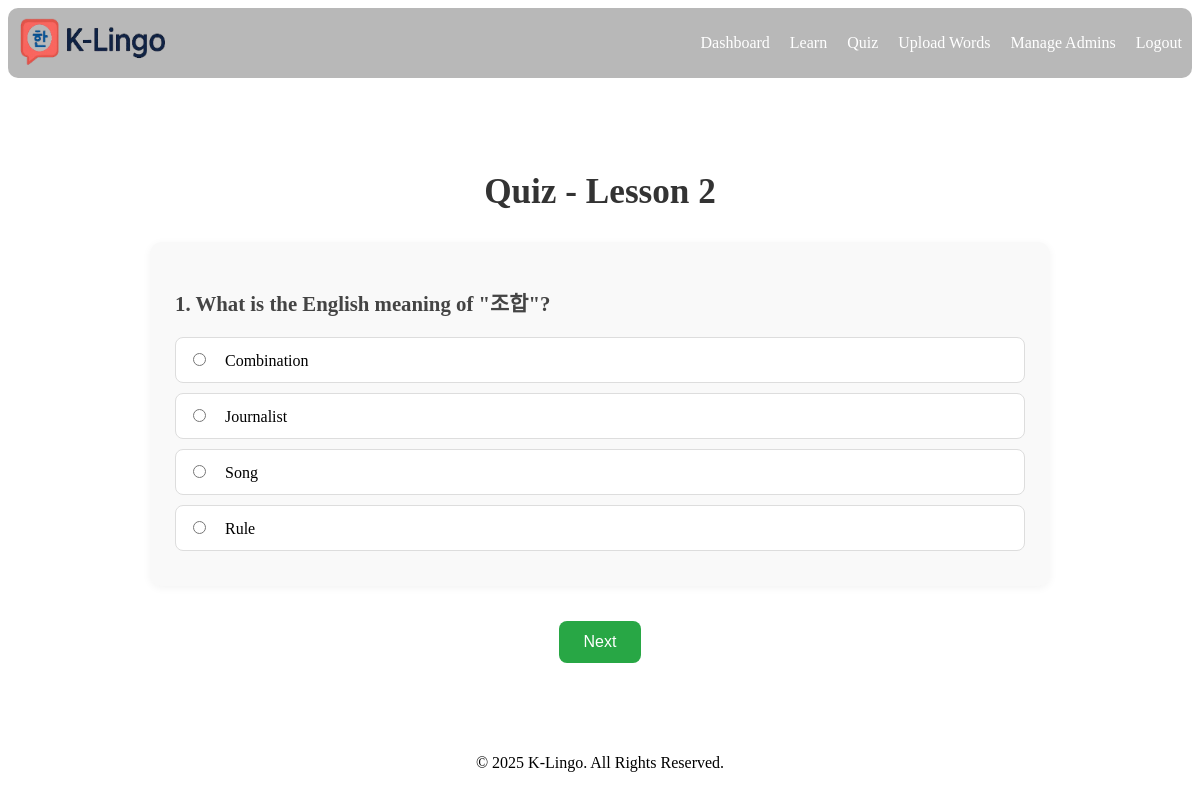
/views/quiz.php?lesson=2 (signed in), run on the app's committed database.
### tables this page shows
CREATE TABLE `words` (
  `id` int(11) NOT NULL,
  `korean` varchar(255) NOT NULL,
  `english` varchar(255) NOT NULL,
  `nepali` varchar(255) NOT NULL,
  `lesson_id` int(11) DEFAULT NULL,
  `image_url` text DEFAULT NULL,
  `created_at` timestamp NOT NULL DEFAULT current_timestamp()
);

### views/quiz.php (the view, shortened to what this page needs)
<?php
require_once('../includes/db.php');
$userId = $_SESSION['user_id'];
$lessons_result = $conn->query("SELECT id, lesson_number FROM lessons WHERE is_active = 1 ORDER BY lesson_number ASC");
$stmt = $conn->prepare("SELECT lesson_id, completed FROM user_progress WHERE user_id = ?");
$stmt->bind_param("i", $userId);
$stmt->execute();
$result = $stmt->get_result();
$userProgress = [];
while ($row = $result->fetch_assoc()) {
    $userProgress[(int)$row['lesson_id']] = (bool)$row['completed'];
}
$lesson_id = isset($_GET['lesson']) ? (int) $_GET['lesson'] : 0;
$words = [];
if ($lesson_id > 0) {
    $stmt = $conn->prepare("SELECT * FROM words WHERE lesson_id = ?");
    $stmt->bind_param("i", $lesson_id);
    $stmt->execute();
    $result = $stmt->get_result();
    $words = $result->fetch_all(MYSQLI_ASSOC);
}
?>
<?php include('../includes/header.php'); ?>
<div class="quiz-container">
<?php if (!$lesson_id): ?>
    <h1>Select a Lesson to Start Quiz</h1>
    <ul class="lesson-selection">
        <?php
        $lessons_result->data_seek(0);
        while ($lesson = $lessons_result->fetch_assoc()):
            $lessonId = $lesson['id'];
            $lessonNumber = $lesson['lesson_number'];
            $canAccess = true;
            if ($lessonNumber > 1) {
                $prevLessonNumber = $lessonNumber - 1;
                $stmtPrev = $conn->prepare("SELECT id FROM lessons WHERE lesson_number = ?");
                $stmtPrev->bind_param("i", $prevLessonNumber);
                $stmtPrev->execute();
                $prevLessonData = $stmtPrev->get_result()->fetch_assoc();
                $prevLessonId = $prevLessonData['id'] ?? null;
                $canAccess = $prevLessonId && !empty($userProgress[$prevLessonId]);
            }
        ?>
            <?php if ($canAccess): ?>
                <li><a href="?lesson=<?php echo $lessonId; ?>">
                    Lesson <?php echo htmlspecialchars($lessonNumber); ?>
                </a></li>
            <?php else: ?>
                <li><span>🔒 Lesson <?php echo htmlspecialchars($lessonNumber); ?></span></li>
            <?php endif; ?>
        <?php endwhile; ?>
    </ul>
<?php else: ?>
    <?php if (empty($words)): ?>
        <p>No words available for quiz in this lesson.</p>
    <?php else: ?>
        <h1>Quiz - Lesson <?php echo htmlspecialchars($lesson_id); ?></h1>
        <form id="quiz-form">
            <?php foreach ($words as $index => $word): ?>
                <?php
                $options = [$word['english']];
                while (count($options) < 4) {
                    $randomWord = $words[array_rand($words)];
                    if (!in_array($randomWord['english'], $options)) {
                        $options[] = $randomWord['english'];
                    }
                }
                shuffle($options);
                ?>
                <div class="quiz-question" data-correct="<?php echo htmlspecialchars($word['english']); ?>" style="display: <?php echo $index === 0 ? 'block' : 'none'; ?>">
                    <h3><?php echo ($index + 1) . ". What is the English meaning of \"" . htmlspecialchars($word['korean']) . "\"?"; ?></h3>
                    <?php foreach ($options as $option): ?>
                        <div class="option">
                            <label>
                                <input type="radio" name="question_<?php echo $index; ?>" value="<?php echo htmlspecialchars($option); ?>">
                                <?php echo htmlspecialchars($option); ?>
                            </label>
                        </div>
                    <?php endforeach; ?>
                </div>
            <?php endforeach; ?>
            <div class="quiz-buttons">
                <button type="button" id="next-btn">Next</button>
            </div>
        </form>
    <?php endif; ?>
<?php endif; ?>
</div>
<center><?php include('../includes/footer.php'); ?> </center>

### views/quiz.php (style rules this page uses)
.quiz-container { max-width: 900px; margin: 50px auto; padding: 20px; }
.quiz-container h1 { text-align: center; font-size: 2.2rem; color: #333; margin-bottom: 30px; }
.quiz-question { background: #f9f9f9; padding: 25px; border-radius: 12px; margin-bottom: 20px; box-shadow: 0 2px 8px rgba(0,0,0,0.05); }
.quiz-question h3 { margin-bottom: 20px; font-size: 1.3rem; color: #444; }
.option { background: #fff; padding: 12px; border: 1px solid #ddd; margin-bottom: 10px; border-radius: 8px; transition: all 0.3s; cursor: pointer; display: flex; align-items: center; }
.option input[type="radio"] { margin-right: 15px; }
.quiz-buttons { text-align: center; margin-top: 30px; }
.quiz-buttons button { background-color: #28a745; color: white; border: none; padding: 12px 25px; font-size: 1rem; border-radius: 8px; margin: 5px; cursor: pointer; transition: background-color 0.3s ease; }

### data on the page
words: korean "조합", option "Combination", option "Journalist", option "Song", option "Rule"

### other printed values
$lesson_id "2"
